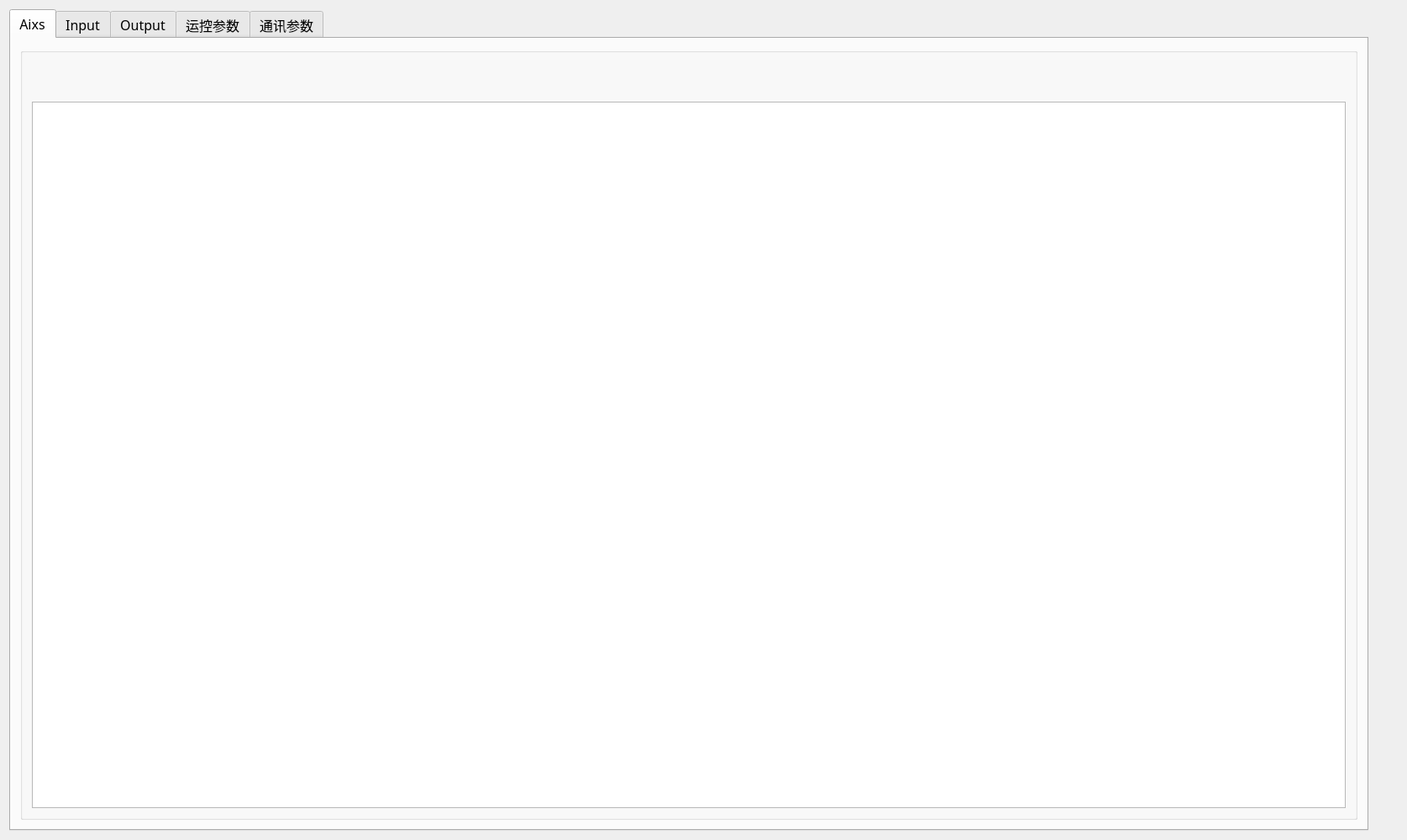
<?xml version="1.0" encoding="UTF-8"?>
<ui version="4.0">
 <class>qg_AxisParameterClass</class>
 <widget class="QWidget" name="qg_AxisParameterClass">
  <property name="geometry">
   <rect>
    <x>0</x>
    <y>0</y>
    <width>1675</width>
    <height>1000</height>
   </rect>
  </property>
  <property name="font">
   <font>
    <family>阿里巴巴普惠体 3.0 55 Regular L3</family>
   </font>
  </property>
  <property name="windowTitle">
   <string>qg_AxisParameter</string>
  </property>
  <layout class="QHBoxLayout" name="horizontalLayout_4">
   <item>
    <widget class="QTabWidget" name="tabWidget_Paramer">
     <property name="font">
      <font>
       <family>微软雅黑</family>
       <pointsize>12</pointsize>
      </font>
     </property>
     <property name="styleSheet">
      <string notr="true"/>
     </property>
     <property name="currentIndex">
      <number>0</number>
     </property>
     <widget class="QWidget" name="tab_Axis">
      <attribute name="title">
       <string>Aixs</string>
      </attribute>
      <layout class="QVBoxLayout" name="verticalLayout_6">
       <item>
        <widget class="QtMyGroupBox" name="groupBox">
         <property name="styleSheet">
          <string notr="true"/>
         </property>
         <property name="title">
          <string/>
         </property>
         <layout class="QVBoxLayout" name="verticalLayout_5">
          <item>
           <layout class="QHBoxLayout" name="horizontalLayout">
            <item>
             <spacer name="horizontalSpacer">
              <property name="orientation">
               <enum>Qt::Horizontal</enum>
              </property>
              <property name="sizeHint" stdset="0">
               <size>
                <width>1541</width>
                <height>40</height>
               </size>
              </property>
             </spacer>
            </item>
            <item>
             <widget class="QPushButton" name="pushButton_Download">
              <property name="minimumSize">
               <size>
                <width>0</width>
                <height>41</height>
               </size>
              </property>
              <property name="toolTip">
               <string>DownLoad</string>
              </property>
              <property name="styleSheet">
               <string notr="true">QPushButton {
    border: none;
    background: transparent;
}
QPushButton:hover {
    border:1px solid #FFFFFF;
    background: rgba(127, 127, 127, 20);
}</string>
              </property>
              <property name="text">
               <string/>
              </property>
              <property name="icon">
               <iconset resource="../../imgResource.qrc">
                <normaloff>:/icons/icons8-下载-48.png</normaloff>:/icons/icons8-下载-48.png</iconset>
              </property>
              <property name="iconSize">
               <size>
                <width>30</width>
                <height>30</height>
               </size>
              </property>
             </widget>
            </item>
           </layout>
          </item>
          <item>
           <widget class="QTableView" name="tableView_AxisParameter">
            <property name="font">
             <font>
              <family>微软雅黑</family>
              <pointsize>12</pointsize>
             </font>
            </property>
           </widget>
          </item>
         </layout>
        </widget>
       </item>
      </layout>
     </widget>
     <widget class="QWidget" name="tab_Input">
      <attribute name="title">
       <string>Input</string>
      </attribute>
      <layout class="QVBoxLayout" name="verticalLayout_2">
       <item>
        <widget class="QtMyGroupBox" name="groupBox_2">
         <property name="styleSheet">
          <string notr="true"/>
         </property>
         <property name="title">
          <string/>
         </property>
         <layout class="QVBoxLayout" name="verticalLayout_7">
          <item>
           <layout class="QHBoxLayout" name="horizontalLayout_6">
            <item>
             <widget class="QPushButton" name="pushButton_DiReading">
              <property name="minimumSize">
               <size>
                <width>0</width>
                <height>41</height>
               </size>
              </property>
              <property name="font">
               <font>
                <family>微软雅黑</family>
                <pointsize>12</pointsize>
               </font>
              </property>
              <property name="text">
               <string>监控关</string>
              </property>
             </widget>
            </item>
            <item>
             <spacer name="horizontalSpacer_2">
              <property name="orientation">
               <enum>Qt::Horizontal</enum>
              </property>
              <property name="sizeHint" stdset="0">
               <size>
                <width>1473</width>
                <height>20</height>
               </size>
              </property>
             </spacer>
            </item>
           </layout>
          </item>
          <item>
           <layout class="QHBoxLayout" name="horizontalLayout_7" stretch="0">
            <item>
             <widget class="QTableView" name="tableView_DIConfig">
              <property name="font">
               <font>
                <family>微软雅黑</family>
                <pointsize>12</pointsize>
               </font>
              </property>
             </widget>
            </item>
           </layout>
          </item>
         </layout>
        </widget>
       </item>
      </layout>
     </widget>
     <widget class="QWidget" name="tab_Output">
      <attribute name="title">
       <string>Output</string>
      </attribute>
      <layout class="QVBoxLayout" name="verticalLayout_9">
       <item>
        <widget class="QtMyGroupBox" name="groupBox_3">
         <property name="styleSheet">
          <string notr="true"/>
         </property>
         <property name="title">
          <string/>
         </property>
         <layout class="QVBoxLayout" name="verticalLayout_8">
          <item>
           <layout class="QHBoxLayout" name="horizontalLayout_8">
            <item>
             <widget class="QPushButton" name="pushButton_upDate">
              <property name="minimumSize">
               <size>
                <width>0</width>
                <height>40</height>
               </size>
              </property>
              <property name="toolTip">
               <string>刷新状态</string>
              </property>
              <property name="styleSheet">
               <string notr="true">QPushButton {
    border: none;
    background: transparent;
}
QPushButton:hover {
    border:1px solid #FFFFFF;
    background: rgba(127, 127, 127, 20);
}</string>
              </property>
              <property name="text">
               <string/>
              </property>
              <property name="icon">
               <iconset resource="../../imgResource.qrc">
                <normaloff>:/icons/icons8-更新左旋转-48.png</normaloff>:/icons/icons8-更新左旋转-48.png</iconset>
              </property>
              <property name="iconSize">
               <size>
                <width>30</width>
                <height>30</height>
               </size>
              </property>
             </widget>
            </item>
            <item>
             <widget class="QPushButton" name="pushButton_DOReading">
              <property name="minimumSize">
               <size>
                <width>0</width>
                <height>41</height>
               </size>
              </property>
              <property name="font">
               <font>
                <family>微软雅黑</family>
                <pointsize>12</pointsize>
               </font>
              </property>
              <property name="text">
               <string>监控关</string>
              </property>
             </widget>
            </item>
            <item>
             <spacer name="horizontalSpacer_3">
              <property name="orientation">
               <enum>Qt::Horizontal</enum>
              </property>
              <property name="sizeHint" stdset="0">
               <size>
                <width>1473</width>
                <height>20</height>
               </size>
              </property>
             </spacer>
            </item>
           </layout>
          </item>
          <item>
           <layout class="QHBoxLayout" name="horizontalLayout_9" stretch="5">
            <item>
             <widget class="QTableView" name="tableView_DOConfig">
              <property name="font">
               <font>
                <family>微软雅黑</family>
                <pointsize>12</pointsize>
               </font>
              </property>
             </widget>
            </item>
           </layout>
          </item>
         </layout>
        </widget>
       </item>
      </layout>
     </widget>
     <widget class="QWidget" name="tab_Paramer">
      <attribute name="title">
       <string>运控参数</string>
      </attribute>
      <layout class="QVBoxLayout" name="verticalLayout">
       <item>
        <widget class="QtMyGroupBox" name="groupBox_4">
         <property name="styleSheet">
          <string notr="true"/>
         </property>
         <property name="title">
          <string/>
         </property>
         <layout class="QVBoxLayout" name="verticalLayout_10">
          <item>
           <layout class="QHBoxLayout" name="horizontalLayout_2">
            <item>
             <widget class="TechGroupBox" name="groupBox_2DParamer">
              <property name="sizePolicy">
               <sizepolicy hsizetype="Preferred" vsizetype="Minimum">
                <horstretch>0</horstretch>
                <verstretch>0</verstretch>
               </sizepolicy>
              </property>
              <property name="font">
               <font>
                <family>微软雅黑</family>
                <pointsize>12</pointsize>
               </font>
              </property>
              <property name="styleSheet">
               <string notr="true"/>
              </property>
              <property name="title">
               <string>2D参数</string>
              </property>
              <layout class="QGridLayout" name="gridLayout">
               <item row="0" column="0">
                <widget class="QLabel" name="label">
                 <property name="sizePolicy">
                  <sizepolicy hsizetype="Preferred" vsizetype="Minimum">
                   <horstretch>0</horstretch>
                   <verstretch>0</verstretch>
                  </sizepolicy>
                 </property>
                 <property name="font">
                  <font>
                   <family>微软雅黑</family>
                   <pointsize>12</pointsize>
                  </font>
                 </property>
                 <property name="text">
                  <string>1、运动到位</string>
                 </property>
                </widget>
               </item>
               <item row="0" column="2" rowspan="2">
                <widget class="QLineEdit" name="lineEdit_2Daction_1">
                 <property name="font">
                  <font>
                   <family>微软雅黑</family>
                   <pointsize>12</pointsize>
                  </font>
                 </property>
                </widget>
               </item>
               <item row="1" column="1">
                <widget class="QLabel" name="label_13">
                 <property name="font">
                  <font>
                   <family>微软雅黑</family>
                   <pointsize>12</pointsize>
                  </font>
                 </property>
                 <property name="text">
                  <string>——&gt;到位消抖（ms）</string>
                 </property>
                </widget>
               </item>
               <item row="2" column="0">
                <widget class="QLabel" name="label_2">
                 <property name="font">
                  <font>
                   <family>微软雅黑</family>
                   <pointsize>12</pointsize>
                  </font>
                 </property>
                 <property name="text">
                  <string>2、光源触发</string>
                 </property>
                </widget>
               </item>
               <item row="3" column="1">
                <widget class="QLabel" name="label_14">
                 <property name="font">
                  <font>
                   <family>微软雅黑</family>
                   <pointsize>12</pointsize>
                  </font>
                 </property>
                 <property name="text">
                  <string>——&gt;延迟拍照（ms）</string>
                 </property>
                </widget>
               </item>
               <item row="3" column="2">
                <widget class="QLineEdit" name="lineEdit_2Daction_2">
                 <property name="font">
                  <font>
                   <family>微软雅黑</family>
                   <pointsize>12</pointsize>
                  </font>
                 </property>
                </widget>
               </item>
               <item row="4" column="0">
                <widget class="QLabel" name="label_3">
                 <property name="font">
                  <font>
                   <family>微软雅黑</family>
                   <pointsize>12</pointsize>
                  </font>
                 </property>
                 <property name="text">
                  <string>3、相机触发</string>
                 </property>
                </widget>
               </item>
               <item row="5" column="1">
                <widget class="QLabel" name="label_15">
                 <property name="font">
                  <font>
                   <family>微软雅黑</family>
                   <pointsize>12</pointsize>
                  </font>
                 </property>
                 <property name="text">
                  <string>——&gt;光源保持（ms）</string>
                 </property>
                </widget>
               </item>
               <item row="5" column="2">
                <widget class="QLineEdit" name="lineEdit_2Daction_3">
                 <property name="font">
                  <font>
                   <family>微软雅黑</family>
                   <pointsize>12</pointsize>
                  </font>
                 </property>
                </widget>
               </item>
               <item row="6" column="0">
                <widget class="QLabel" name="label_4">
                 <property name="font">
                  <font>
                   <family>微软雅黑</family>
                   <pointsize>12</pointsize>
                  </font>
                 </property>
                 <property name="text">
                  <string>4、拍照结束</string>
                 </property>
                </widget>
               </item>
              </layout>
             </widget>
            </item>
            <item>
             <widget class="TechGroupBox" name="groupBox_3DParamer">
              <property name="sizePolicy">
               <sizepolicy hsizetype="Preferred" vsizetype="Minimum">
                <horstretch>0</horstretch>
                <verstretch>0</verstretch>
               </sizepolicy>
              </property>
              <property name="font">
               <font>
                <family>微软雅黑</family>
                <pointsize>12</pointsize>
               </font>
              </property>
              <property name="styleSheet">
               <string notr="true"/>
              </property>
              <property name="title">
               <string>3D参数</string>
              </property>
              <layout class="QGridLayout" name="gridLayout_4">
               <item row="5" column="1">
                <widget class="QLabel" name="label_17">
                 <property name="font">
                  <font>
                   <family>微软雅黑</family>
                   <pointsize>12</pointsize>
                  </font>
                 </property>
                 <property name="text">
                  <string>——&gt;延迟触发（ms）</string>
                 </property>
                </widget>
               </item>
               <item row="1" column="1">
                <widget class="QLabel" name="label_24">
                 <property name="font">
                  <font>
                   <family>微软雅黑</family>
                   <pointsize>12</pointsize>
                  </font>
                 </property>
                 <property name="text">
                  <string>——&gt;扫描行数</string>
                 </property>
                </widget>
               </item>
               <item row="8" column="0">
                <widget class="QLabel" name="label_22">
                 <property name="font">
                  <font>
                   <family>微软雅黑</family>
                   <pointsize>12</pointsize>
                  </font>
                 </property>
                 <property name="text">
                  <string>4、拍照结束</string>
                 </property>
                </widget>
               </item>
               <item row="7" column="2">
                <widget class="QLineEdit" name="lineEdit_3Daction_3">
                 <property name="font">
                  <font>
                   <family>微软雅黑</family>
                   <pointsize>12</pointsize>
                  </font>
                 </property>
                </widget>
               </item>
               <item row="5" column="2">
                <widget class="QLineEdit" name="lineEdit_3Daction_2">
                 <property name="font">
                  <font>
                   <family>微软雅黑</family>
                   <pointsize>12</pointsize>
                  </font>
                 </property>
                </widget>
               </item>
               <item row="4" column="0">
                <widget class="QLabel" name="label_20">
                 <property name="font">
                  <font>
                   <family>微软雅黑</family>
                   <pointsize>12</pointsize>
                  </font>
                 </property>
                 <property name="text">
                  <string>2、脉冲触发</string>
                 </property>
                </widget>
               </item>
               <item row="0" column="0">
                <widget class="QLabel" name="label_19">
                 <property name="font">
                  <font>
                   <family>微软雅黑</family>
                   <pointsize>12</pointsize>
                  </font>
                 </property>
                 <property name="text">
                  <string>1、运动到位</string>
                 </property>
                </widget>
               </item>
               <item row="6" column="0">
                <widget class="QLabel" name="label_21">
                 <property name="font">
                  <font>
                   <family>微软雅黑</family>
                   <pointsize>12</pointsize>
                  </font>
                 </property>
                 <property name="text">
                  <string>3、相机触发至运动结束</string>
                 </property>
                </widget>
               </item>
               <item row="2" column="1">
                <widget class="QLabel" name="label_16">
                 <property name="font">
                  <font>
                   <family>微软雅黑</family>
                   <pointsize>12</pointsize>
                  </font>
                 </property>
                 <property name="text">
                  <string>——&gt;到位消抖（ms）</string>
                 </property>
                </widget>
               </item>
               <item row="2" column="2">
                <widget class="QLineEdit" name="lineEdit_3Daction_1">
                 <property name="font">
                  <font>
                   <family>微软雅黑</family>
                   <pointsize>12</pointsize>
                  </font>
                 </property>
                </widget>
               </item>
               <item row="1" column="2">
                <widget class="QLineEdit" name="lineEdit_3Dscan">
                 <property name="enabled">
                  <bool>false</bool>
                 </property>
                 <property name="font">
                  <font>
                   <family>微软雅黑</family>
                   <pointsize>12</pointsize>
                  </font>
                 </property>
                </widget>
               </item>
               <item row="7" column="1">
                <widget class="QLabel" name="label_18">
                 <property name="font">
                  <font>
                   <family>微软雅黑</family>
                   <pointsize>12</pointsize>
                  </font>
                 </property>
                 <property name="text">
                  <string>——&gt;脉冲保持（ms）</string>
                 </property>
                </widget>
               </item>
              </layout>
             </widget>
            </item>
            <item>
             <widget class="TechGroupBox" name="groupBox_Feeding">
              <property name="enabled">
               <bool>true</bool>
              </property>
              <property name="sizePolicy">
               <sizepolicy hsizetype="Preferred" vsizetype="Minimum">
                <horstretch>0</horstretch>
                <verstretch>0</verstretch>
               </sizepolicy>
              </property>
              <property name="font">
               <font>
                <family>微软雅黑</family>
                <pointsize>12</pointsize>
               </font>
              </property>
              <property name="styleSheet">
               <string notr="true"/>
              </property>
              <property name="title">
               <string>上下料参数</string>
              </property>
              <layout class="QGridLayout" name="gridLayout_2">
               <item row="0" column="0">
                <widget class="QLabel" name="label_6">
                 <property name="sizePolicy">
                  <sizepolicy hsizetype="Preferred" vsizetype="Minimum">
                   <horstretch>0</horstretch>
                   <verstretch>0</verstretch>
                  </sizepolicy>
                 </property>
                 <property name="font">
                  <font>
                   <family>微软雅黑</family>
                   <pointsize>12</pointsize>
                  </font>
                 </property>
                 <property name="text">
                  <string>1、到吸料位</string>
                 </property>
                </widget>
               </item>
               <item row="0" column="1">
                <widget class="QLabel" name="label_23">
                 <property name="font">
                  <font>
                   <family>微软雅黑</family>
                   <pointsize>12</pointsize>
                  </font>
                 </property>
                 <property name="text">
                  <string>——&gt;吸料吸气延时（ms）</string>
                 </property>
                </widget>
               </item>
               <item row="0" column="2">
                <widget class="QLineEdit" name="lineEdit_feedTime">
                 <property name="font">
                  <font>
                   <family>微软雅黑</family>
                   <pointsize>12</pointsize>
                  </font>
                 </property>
                </widget>
               </item>
               <item row="1" column="0">
                <widget class="QLabel" name="label_7">
                 <property name="sizePolicy">
                  <sizepolicy hsizetype="Preferred" vsizetype="Minimum">
                   <horstretch>0</horstretch>
                   <verstretch>0</verstretch>
                  </sizepolicy>
                 </property>
                 <property name="font">
                  <font>
                   <family>微软雅黑</family>
                   <pointsize>12</pointsize>
                  </font>
                 </property>
                 <property name="text">
                  <string>2、到放料位</string>
                 </property>
                </widget>
               </item>
               <item row="1" column="1">
                <widget class="QLabel" name="label_25">
                 <property name="font">
                  <font>
                   <family>微软雅黑</family>
                   <pointsize>12</pointsize>
                  </font>
                 </property>
                 <property name="text">
                  <string>——&gt;放料吹气延时（ms）</string>
                 </property>
                </widget>
               </item>
               <item row="1" column="2">
                <widget class="QLineEdit" name="lineEdit_unLoadingTime">
                 <property name="font">
                  <font>
                   <family>微软雅黑</family>
                   <pointsize>12</pointsize>
                  </font>
                 </property>
                </widget>
               </item>
              </layout>
             </widget>
            </item>
           </layout>
          </item>
          <item>
           <spacer name="verticalSpacer">
            <property name="orientation">
             <enum>Qt::Vertical</enum>
            </property>
            <property name="sizeHint" stdset="0">
             <size>
              <width>20</width>
              <height>670</height>
             </size>
            </property>
           </spacer>
          </item>
         </layout>
        </widget>
       </item>
      </layout>
     </widget>
     <widget class="QWidget" name="tab_commConfig">
      <attribute name="title">
       <string>通讯参数</string>
      </attribute>
      <layout class="QVBoxLayout" name="verticalLayout_3">
       <item>
        <widget class="QtMyGroupBox" name="groupBox_5">
         <property name="styleSheet">
          <string notr="true"/>
         </property>
         <property name="title">
          <string/>
         </property>
         <layout class="QVBoxLayout" name="verticalLayout_11">
          <item>
           <layout class="QHBoxLayout" name="horizontalLayout_5">
            <item>
             <widget class="TechGroupBox" name="groupBox_mes">
              <property name="font">
               <font>
                <family>微软雅黑</family>
                <pointsize>12</pointsize>
               </font>
              </property>
              <property name="styleSheet">
               <string notr="true"/>
              </property>
              <property name="title">
               <string>Mes通讯配置</string>
              </property>
              <layout class="QGridLayout" name="gridLayout_3">
               <item row="3" column="0">
                <widget class="QLabel" name="label_10">
                 <property name="font">
                  <font>
                   <family>微软雅黑</family>
                   <pointsize>12</pointsize>
                  </font>
                 </property>
                 <property name="text">
                  <string>导出NG图片路径：</string>
                 </property>
                </widget>
               </item>
               <item row="0" column="0">
                <widget class="QLabel" name="label_5">
                 <property name="font">
                  <font>
                   <family>微软雅黑</family>
                   <pointsize>12</pointsize>
                  </font>
                 </property>
                 <property name="text">
                  <string>url地址：</string>
                 </property>
                </widget>
               </item>
               <item row="0" column="1" colspan="2">
                <widget class="QLineEdit" name="lineEdit_mesUrl">
                 <property name="font">
                  <font>
                   <family>微软雅黑</family>
                   <pointsize>12</pointsize>
                  </font>
                 </property>
                </widget>
               </item>
               <item row="2" column="0">
                <widget class="QLabel" name="label_9">
                 <property name="font">
                  <font>
                   <family>微软雅黑</family>
                   <pointsize>12</pointsize>
                  </font>
                 </property>
                 <property name="text">
                  <string>导出csv文件路径：</string>
                 </property>
                </widget>
               </item>
               <item row="2" column="1">
                <widget class="QLineEdit" name="lineEdit_mesCSV">
                 <property name="font">
                  <font>
                   <family>微软雅黑</family>
                   <pointsize>12</pointsize>
                  </font>
                 </property>
                </widget>
               </item>
               <item row="3" column="1">
                <widget class="QLineEdit" name="lineEdit_ngPicPath">
                 <property name="font">
                  <font>
                   <family>微软雅黑</family>
                   <pointsize>12</pointsize>
                  </font>
                 </property>
                </widget>
               </item>
              </layout>
             </widget>
            </item>
            <item>
             <widget class="TechGroupBox" name="groupBox_ModbusTCP">
              <property name="font">
               <font>
                <family>微软雅黑</family>
                <pointsize>12</pointsize>
               </font>
              </property>
              <property name="styleSheet">
               <string notr="true"/>
              </property>
              <property name="title">
               <string>ModbusTCP通讯配置</string>
              </property>
              <layout class="QHBoxLayout" name="horizontalLayout_3">
               <item>
                <widget class="QLabel" name="label_8">
                 <property name="font">
                  <font>
                   <family>微软雅黑</family>
                   <pointsize>12</pointsize>
                  </font>
                 </property>
                 <property name="text">
                  <string>ip地址：</string>
                 </property>
                </widget>
               </item>
               <item>
                <widget class="QLineEdit" name="lineEdit_modbusIP">
                 <property name="font">
                  <font>
                   <family>微软雅黑</family>
                   <pointsize>12</pointsize>
                  </font>
                 </property>
                </widget>
               </item>
              </layout>
             </widget>
            </item>
            <item>
             <spacer name="horizontalSpacer_7">
              <property name="orientation">
               <enum>Qt::Horizontal</enum>
              </property>
              <property name="sizeHint" stdset="0">
               <size>
                <width>40</width>
                <height>20</height>
               </size>
              </property>
             </spacer>
            </item>
           </layout>
          </item>
          <item>
           <spacer name="verticalSpacer_2">
            <property name="orientation">
             <enum>Qt::Vertical</enum>
            </property>
            <property name="sizeHint" stdset="0">
             <size>
              <width>20</width>
              <height>828</height>
             </size>
            </property>
           </spacer>
          </item>
         </layout>
        </widget>
       </item>
      </layout>
     </widget>
    </widget>
   </item>
   <item>
    <layout class="QVBoxLayout" name="verticalLayout_4">
     <item>
      <widget class="QPushButton" name="pushButton_ParaSave">
       <property name="minimumSize">
        <size>
         <width>0</width>
         <height>40</height>
        </size>
       </property>
       <property name="toolTip">
        <string>参数保存</string>
       </property>
       <property name="styleSheet">
        <string notr="true">QPushButton {
    border: none;
    background: transparent;
}
QPushButton:hover {
    border:1px solid #FFFFFF;
    background: rgba(127, 127, 127, 20);
}</string>
       </property>
       <property name="text">
        <string/>
       </property>
       <property name="icon">
        <iconset resource="../../imgResource.qrc">
         <normaloff>:/icons/icons8-保存-48.png</normaloff>:/icons/icons8-保存-48.png</iconset>
       </property>
       <property name="iconSize">
        <size>
         <width>30</width>
         <height>30</height>
        </size>
       </property>
      </widget>
     </item>
     <item>
      <spacer name="verticalSpacer_3">
       <property name="orientation">
        <enum>Qt::Vertical</enum>
       </property>
       <property name="sizeHint" stdset="0">
        <size>
         <width>20</width>
         <height>40</height>
        </size>
       </property>
      </spacer>
     </item>
    </layout>
   </item>
  </layout>
 </widget>
 <layoutdefault spacing="6" margin="11"/>
 <customwidgets>
  <customwidget>
   <class>QtMyGroupBox</class>
   <extends>QGroupBox</extends>
   <header location="global">qtmygroupbox.h</header>
   <container>1</container>
  </customwidget>
  <customwidget>
   <class>TechGroupBox</class>
   <extends>QGroupBox</extends>
   <header location="global">techgroupbox.h</header>
   <container>1</container>
  </customwidget>
 </customwidgets>
 <resources>
  <include location="../../imgResource.qrc"/>
 </resources>
 <connections/>
</ui>
